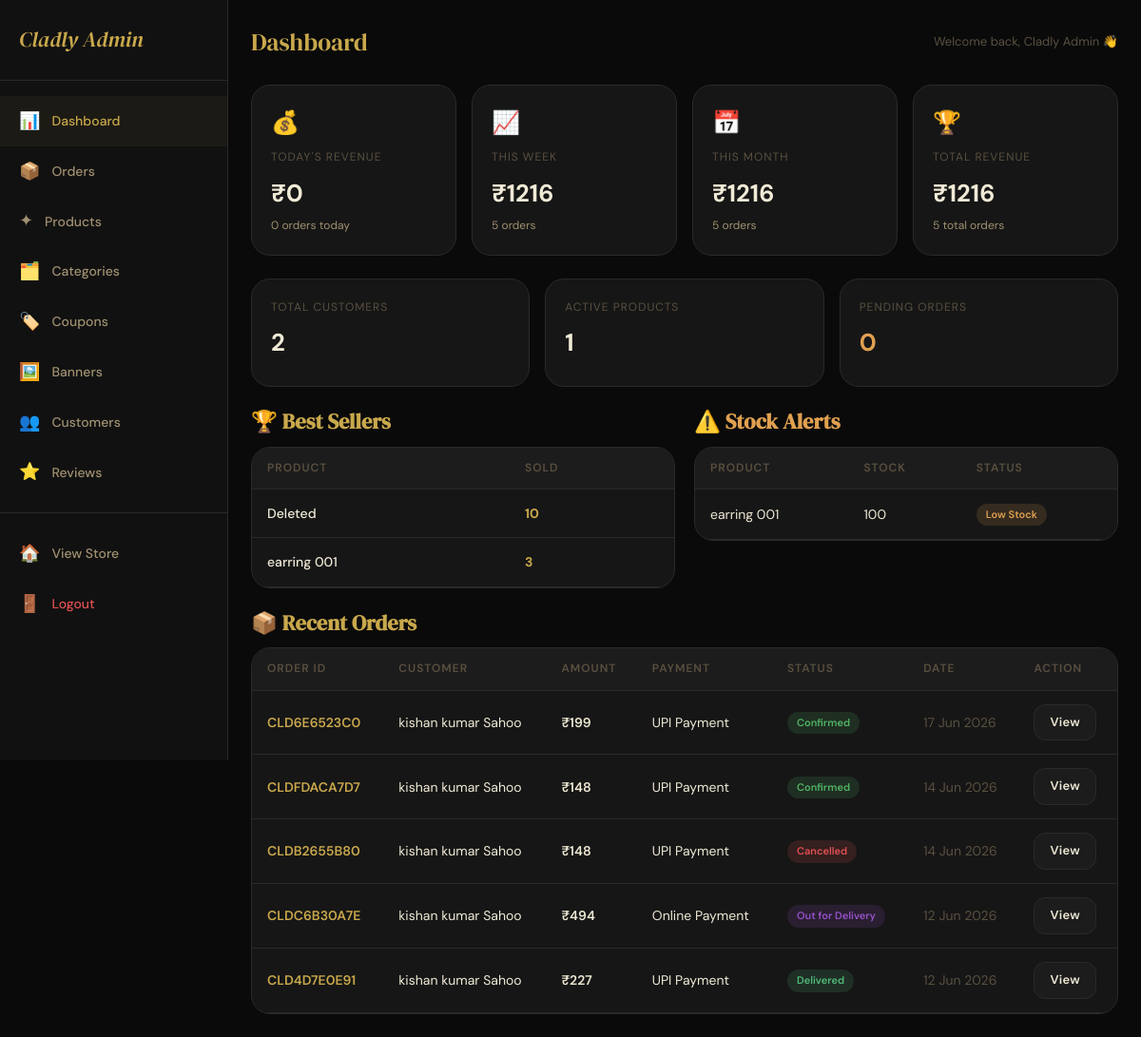
Screenshot of /admin-panel/ (signed in) with the database file from the repository.
### store/models.py (models this page shows, shortened)
class User(AbstractBaseUser, PermissionsMixin):
    full_name = models.CharField(max_length=150)
    email = models.EmailField(unique=True)
    mobile = models.CharField(max_length=15, unique=True, null=True, blank=True)
    is_active = models.BooleanField(default=True)
    is_staff = models.BooleanField(default=False)
    date_joined = models.DateTimeField(default=timezone.now)
    profile_image = models.ImageField(upload_to='profiles/', null=True, blank=True)
    referral_code = models.CharField(max_length=20, unique=True, blank=True)
    referred_by = models.ForeignKey('self', null=True, blank=True, on_delete=models.SET_NULL, related_name='referrals')
    referral_credits = models.DecimalField(max_digits=10, decimal_places=2, default=0)
    USERNAME_FIELD = 'email'
    REQUIRED_FIELDS = ['full_name']
    objects = UserManager()

class Product(models.Model):
    STOCK_STATUS = [
        ('in_stock', 'In Stock'),
        ('low_stock', 'Low Stock'),
        ('out_of_stock', 'Out of Stock'),
    ]
    name = models.CharField(max_length=200)
    slug = models.SlugField(unique=True)
    category = models.ForeignKey(Category, on_delete=models.SET_NULL, null=True, related_name='products')
    description = models.TextField()
    material = models.CharField(max_length=200, blank=True)
    color = models.CharField(max_length=100, blank=True)
    original_price = models.DecimalField(max_digits=10, decimal_places=2)
    selling_price = models.DecimalField(max_digits=10, decimal_places=2)
    local_market_price = models.DecimalField(max_digits=10, decimal_places=2, null=True, blank=True, help_text='local market Price')
    styling_tips = models.TextField(blank=True, null=True, help_text='Styling tips shown to customers on product page')
    stock_quantity = models.IntegerField(default=0)
    stock_status = models.CharField(max_length=20, choices=STOCK_STATUS, default='in_stock')
    is_active = models.BooleanField(default=True)
    is_new_arrival = models.BooleanField(default=False)
    is_best_seller = models.BooleanField(default=False)
    is_featured = models.BooleanField(default=False)
    delivery_days = models.IntegerField(default=1, help_text='Estimated delivery in days')
    tags = models.CharField(max_length=500, blank=True, help_text='Comma-separated tags')
    created_at = models.DateTimeField(auto_now_add=True)
    updated_at = models.DateTimeField(auto_now=True)
    class Meta:
        ordering = ['-created_at']

class Order(models.Model):
    STATUS_CHOICES = [
        ('placed', 'Order Placed'),
        ('confirmed', 'Confirmed'),
        ('packed', 'Packed'),
        ('out_for_delivery', 'Out for Delivery'),
        ('delivered', 'Delivered'),
        ('cancelled', 'Cancelled'),
    ]
    PAYMENT_CHOICES = [
        ('cod', 'Cash on Delivery'),
        ('upi', 'UPI Payment'),
        ('online', 'Online Payment'),
    ]
    order_id = models.CharField(max_length=20, unique=True)
    user = models.ForeignKey(User, on_delete=models.SET_NULL, null=True, related_name='orders')
    address = models.ForeignKey(Address, on_delete=models.SET_NULL, null=True)
    delivery_name = models.CharField(max_length=150)
    delivery_mobile = models.CharField(max_length=15)
    delivery_address = models.TextField()
    delivery_college = models.CharField(max_length=200, blank=True)
    delivery_city = models.CharField(max_length=100)
    delivery_pincode = models.CharField(max_length=10)
    subtotal = models.DecimalField(max_digits=10, decimal_places=2)
    delivery_charge = models.DecimalField(max_digits=10, decimal_places=2, default=0)
    discount_amount = models.DecimalField(max_digits=10, decimal_places=2, default=0)
    grand_total = models.DecimalField(max_digits=10, decimal_places=2)
    coupon = models.ForeignKey(Coupon, on_delete=models.SET_NULL, null=True, blank=True)
    coupon_code = models.CharField(max_length=50, blank=True)
    payment_method = models.CharField(max_length=20, choices=PAYMENT_CHOICES, default='cod')
    payment_status = models.BooleanField(default=False)
    payment_transaction_id = models.CharField(max_length=200, blank=True)
    razorpay_order_id = models.CharField(max_length=200, blank=True)
    razorpay_payment_id = models.CharField(max_length=200, blank=True)
    razorpay_signature = models.CharField(max_length=500, blank=True)
    status = models.CharField(max_length=30, choices=STATUS_CHOICES, default='placed')
    placed_at = models.DateTimeField(auto_now_add=True)
    updated_at = models.DateTimeField(auto_now=True)
    expected_delivery = models.DateField(null=True, blank=True)
    notes = models.TextField(blank=True)
    cancel_reason = models.TextField(blank=True)
    cancelled_at = models.DateTimeField(null=True, blank=True)
    class Meta:
        ordering = ['-placed_at']

### store/views.py (the view)
# urls.py: path('admin-panel/', views.admin_dashboard, name='admin_dashboard'),
@user_passes_test(is_admin, login_url='/login/')
def admin_dashboard(request):
    today = timezone.now().date()
    week_start = today - timedelta(days=7)
    month_start = today.replace(day=1)
    daily_orders = Order.objects.filter(placed_at__date=today)
    weekly_orders = Order.objects.filter(placed_at__date__gte=week_start)
    monthly_orders = Order.objects.filter(placed_at__date__gte=month_start)
    daily_revenue = daily_orders.aggregate(total=Sum('grand_total'))['total'] or 0
    weekly_revenue = weekly_orders.aggregate(total=Sum('grand_total'))['total'] or 0
    monthly_revenue = monthly_orders.aggregate(total=Sum('grand_total'))['total'] or 0
    total_revenue = Order.objects.aggregate(total=Sum('grand_total'))['total'] or 0
    best_sellers = OrderItem.objects.values(
        'product__name', 'product__id'
    ).annotate(total_sold=Sum('quantity')).order_by('-total_sold')[:10]
    low_stock = Product.objects.filter(stock_status='low_stock')
    out_of_stock = Product.objects.filter(stock_status='out_of_stock')
    pending_orders = Order.objects.filter(status='placed').count()
    total_customers = User.objects.filter(is_staff=False).count()
    total_products = Product.objects.filter(is_active=True).count()
    recent_orders = Order.objects.order_by('-placed_at')[:10]
    return render(request, 'store/admin/dashboard.html', {
        'daily_revenue': daily_revenue,
        'weekly_revenue': weekly_revenue,
        'monthly_revenue': monthly_revenue,
        'total_revenue': total_revenue,
        'daily_orders': daily_orders.count(),
        'weekly_orders': weekly_orders.count(),
        'monthly_orders': monthly_orders.count(),
        'total_orders': Order.objects.count(),
        'best_sellers': best_sellers,
        'low_stock': low_stock,
        'out_of_stock': out_of_stock,
        'pending_orders': pending_orders,
        'total_customers': total_customers,
        'total_products': total_products,
        'recent_orders': recent_orders,
    })

### store/context_processors.py (called while the page is built)
def cart_wishlist_count(request):
    cart_count = 0
    wishlist_count = 0
    notif_count = 0
    if request.user.is_authenticated:
        cart_count = Cart.objects.filter(user=request.user).count()
        wishlist_count = Wishlist.objects.filter(user=request.user).count()
        notif_count = Notification.objects.filter(user=request.user, is_read=False).count()
    else:
        session_key = request.session.session_key
        if session_key:
            cart_count = Cart.objects.filter(session_key=session_key).count()
    return {
        'cart_count': cart_count,
        'wishlist_count': wishlist_count,
        'notif_count': notif_count,
    }

def categories_list(request):
    categories = Category.objects.filter(is_active=True).order_by('order', 'name')
    return {'nav_categories': categories}

### store/views.py (called while the page is built)
def is_admin(user):
    return user.is_authenticated and user.is_staff

### store/templates/store/admin/dashboard.html (shortened to what this page needs)
{% extends 'store/admin/base_admin.html' %}
{% block admin_content %}
<div class="admin-header">
  <div class="admin-page-title">Dashboard</div>
  <div style="font-size:13px;color:var(--text-muted);">Welcome back, {{ request.user.full_name }} 👋</div>
</div>
<div class="stats-grid">
  <div class="stat-card">
    <div class="stat-card-icon">💰</div>
    <div class="stat-card-label">Today's Revenue</div>
    <div class="stat-card-value">₹{{ daily_revenue|floatformat:0 }}</div>
    <div class="stat-card-sub">{{ daily_orders }} orders today</div>
  </div>
  <div class="stat-card">
    <div class="stat-card-icon">📈</div>
    <div class="stat-card-label">This Week</div>
    <div class="stat-card-value">₹{{ weekly_revenue|floatformat:0 }}</div>
    <div class="stat-card-sub">{{ weekly_orders }} orders</div>
  </div>
  <div class="stat-card">
    <div class="stat-card-icon">📅</div>
    <div class="stat-card-label">This Month</div>
    <div class="stat-card-value">₹{{ monthly_revenue|floatformat:0 }}</div>
    <div class="stat-card-sub">{{ monthly_orders }} orders</div>
  </div>
  <div class="stat-card">
    <div class="stat-card-icon">🏆</div>
    <div class="stat-card-label">Total Revenue</div>
    <div class="stat-card-value">₹{{ total_revenue|floatformat:0 }}</div>
    <div class="stat-card-sub">{{ total_orders }} total orders</div>
  </div>
</div>
<div class="stats-grid" style="grid-template-columns:repeat(3,1fr);margin-bottom:24px;">
  <div class="stat-card">
    <div class="stat-card-label">Total Customers</div>
    <div class="stat-card-value">{{ total_customers }}</div>
  </div>
  <div class="stat-card">
    <div class="stat-card-label">Active Products</div>
    <div class="stat-card-value">{{ total_products }}</div>
  </div>
  <div class="stat-card">
    <div class="stat-card-label">Pending Orders</div>
    <div class="stat-card-value" style="color:var(--warning);">{{ pending_orders }}</div>
  </div>
</div>
<div style="display:grid;grid-template-columns:1fr 1fr;gap:20px;margin-bottom:24px;">
  <div>
    <h3 style="font-family:var(--font-display);color:var(--gold);margin-bottom:12px;">🏆 Best Sellers</h3>
    <div class="table-wrap">
      <table class="data-table">
        <thead><tr><th>Product</th><th>Sold</th></tr></thead>
        <tbody>
          {% for item in best_sellers %}
            <tr>
              <td style="font-weight:500;">{{ item.product__name|default:"Deleted"|truncatechars:30 }}</td>
              <td style="color:var(--gold);font-weight:700;">{{ item.total_sold }}</td>
            </tr>
          {% empty %}
            <tr><td colspan="2" style="text-align:center;color:var(--text-muted);">No sales yet</td></tr>
          {% endfor %}
        </tbody>
      </table>
    </div>
  </div>
  <div>
    <h3 style="font-family:var(--font-display);color:var(--warning);margin-bottom:12px;">⚠️ Stock Alerts</h3>
    <div class="table-wrap">
      <table class="data-table">
        <thead><tr><th>Product</th><th>Stock</th><th>Status</th></tr></thead>
        <tbody>
          {% for p in low_stock %}
            <tr>
              <td>{{ p.name|truncatechars:25 }}</td>
              <td>{{ p.stock_quantity }}</td>
              <td><span class="status-badge" style="background:rgba(224,160,80,0.15);color:var(--warning);">Low Stock</span></td>
            </tr>
          {% endfor %}
        </tbody>
      </table>
    </div>
  </div>
</div>
<h3 style="font-family:var(--font-display);color:var(--gold);margin-bottom:12px;">📦 Recent Orders</h3>
<div class="table-wrap">
  <table class="data-table">
    <thead>
      <tr>
        <th>Order ID</th><th>Customer</th><th>Amount</th><th>Payment</th><th>Status</th><th>Date</th><th>Action</th>
      </tr>
    </thead>
    <tbody>
      {% for order in recent_orders %}
        <tr>
          <td style="color:var(--gold);font-weight:600;">{{ order.order_id }}</td>
          <td>{{ order.delivery_name }}</td>
          <td style="font-weight:600;">₹{{ order.grand_total|floatformat:0 }}</td>
          <td>{{ order.get_payment_method_display }}</td>
          <td><span class="status-badge status-{{ order.status }}">{{ order.get_status_display }}</span></td>
          <td style="color:var(--text-muted);">{{ order.placed_at|date:"d M Y" }}</td>
          <td><a href="{% url 'admin_order_detail' order.order_id %}" class="btn btn-dark btn-sm">View</a></td>
        </tr>
      {% empty %}
        <tr><td colspan="7" style="text-align:center;color:var(--text-muted);">No orders yet</td></tr>
      {% endfor %}
    </tbody>
  </table>
</div>
{% endblock %}

### store/static/store/css/main.css (style rules this page uses)
:root { --gold: #C9A84C; --gold-light: #E8C96A; --gold-dark: #A07830; --gold-pale: #F5EDD6; --black: #0A0A0A; --black-soft: #111111; --black-card: #161616; --surface: #1C1C1C; --border: #2A2A2A; --border-gold: rgba(201,168,76,0.25); --text-primary: #F0EAD6; --text-secondary: #A09070; --text-muted: #5A5040; --white: #FFFFFF; --error: #E05050; --success: #50B878; --warning: #E0A050; --font-display: 'DM Serif Display', 'Playfair Display', Georgia, serif; --font-body: 'DM Sans', system-ui, sans-serif; --radius-sm: 6px; --radius: 12px; --radius-lg: 20px; --radius-xl: 32px; --shadow-gold: 0 4px 24px rgba(201,168,76,0.15); --shadow-deep: 0 8px 40px rgba(0,0,0,0.6); --shadow-card: 0 2px 16px rgba(0,0,0,0.4); --transition: 0.3s cubic-bezier(0.4, 0, 0.2, 1); }
body, .navbar, .category-nav, .product-card, .cart-item, .form-card, .checkout-section, .admin-sidebar, .stat-card, .table-wrap, footer.footer { transition: background-color 0.3s ease, border-color 0.3s ease, color 0.3s ease; }
*, *::before, *::after { box-sizing: border-box; margin: 0; padding: 0; }
html { scroll-behavior: smooth; -webkit-text-size-adjust: 100%; }
body { font-family: var(--font-body); background: var(--black); color: var(--text-primary); font-size: 15px; line-height: 1.6; overflow-x: hidden; }
a { color: var(--gold); text-decoration: none; transition: color var(--transition); }
h1, h2, h3 { font-family: var(--font-display); line-height: 1.2; }
h3 { font-size: clamp(1.1rem, 3vw, 1.4rem); }
.btn { display: inline-flex; align-items: center; justify-content: center; gap: 8px; padding: 12px 24px; border-radius: var(--radius); font-family: var(--font-body); font-size: 14px; font-weight: 600; border: none; cursor: pointer; transition: all var(--transition); text-decoration: none; letter-spacing: 0.3px; white-space: nowrap; }
.btn-dark { background: var(--surface); color: var(--text-primary); border: 1px solid var(--border); }
.btn-sm { padding: 8px 16px; font-size: 13px; }
.admin-header { display: flex; justify-content: space-between; align-items: center; margin-bottom: 24px; }
.admin-page-title { font-family: var(--font-display); font-size: 1.6rem; color: var(--gold); }
.stats-grid { display: grid; grid-template-columns: repeat(2, 1fr); gap: 16px; margin-bottom: 24px; }
@media (min-width: 900px) { .stats-grid { grid-template-columns: repeat(4, 1fr); } }
.stat-card { background: var(--black-card); border: 1px solid var(--border); border-radius: var(--radius-lg); padding: 20px; transition: border-color var(--transition); }
.stat-card-label { font-size: 12px; color: var(--text-muted); margin-bottom: 8px; text-transform: uppercase; letter-spacing: 1px; }
.stat-card-value { font-size: 1.6rem; font-weight: 700; color: var(--text-primary); margin-bottom: 4px; }
.stat-card-sub { font-size: 12px; color: var(--text-secondary); }
.stat-card-icon { font-size: 24px; color: var(--gold); margin-bottom: 8px; }
.data-table { width: 100%; border-collapse: collapse; }
.data-table th { background: var(--surface); padding: 12px 16px; text-align: left; font-size: 12px; color: var(--text-muted); font-weight: 600; text-transform: uppercase; letter-spacing: 1px; border-bottom: 1px solid var(--border); }
.data-table td { padding: 14px 16px; border-bottom: 1px solid var(--border); font-size: 14px; vertical-align: middle; }
.table-wrap { background: var(--black-card); border: 1px solid var(--border); border-radius: var(--radius-lg); overflow: hidden; overflow-x: auto; }
.status-badge { display: inline-block; padding: 3px 10px; border-radius: 20px; font-size: 11px; font-weight: 600; }
.status-confirmed { background: rgba(80,180,100,0.15); color: #50B464; }
.status-out_for_delivery { background: rgba(150,80,200,0.15); color: #9650C8; }
.status-delivered { background: rgba(80,184,120,0.15); color: var(--success); }
.status-cancelled { background: rgba(224,80,80,0.15); color: var(--error); }

### rows the page displays
User: user.full_name "Cladly Admin"
Product: name "earring 001", stock_quantity "100"
Order: order_id "CLD6E6523C0", delivery_name "kishan kumar Sahoo", grand_total "199", payment_method "UPI Payment", status "Confirmed", placed_at "17 Jun 2026"
Order: order_id "CLDFDACA7D7", delivery_name "kishan kumar Sahoo", grand_total "148", payment_method "UPI Payment", status "Confirmed", placed_at "14 Jun 2026"
Order: order_id "CLDB2655B80", delivery_name "kishan kumar Sahoo", grand_total "148", payment_method "UPI Payment", status "Cancelled", placed_at "14 Jun 2026"
Order: order_id "CLDC6B30A7E", delivery_name "kishan kumar Sahoo", grand_total "494", payment_method "Online Payment", status "Out for Delivery", placed_at "12 Jun 2026"
Order: order_id "CLD4D7E0E91", delivery_name "kishan kumar Sahoo", grand_total "227", payment_method "UPI Payment", status "Delivered", placed_at "12 Jun 2026"

### other values shown
{{ daily_revenue|floatformat:0 }} "0"
{{ daily_orders }} "0"
{{ weekly_revenue|floatformat:0 }} "1216"
{{ weekly_orders }} "5"
{{ monthly_revenue|floatformat:0 }} "1216"
{{ monthly_orders }} "5"
{{ total_revenue|floatformat:0 }} "1216"
{{ total_orders }} "5"
{{ total_customers }} "2"
{{ total_products }} "1"
{{ pending_orders }} "0"
{{ item.product__name|default:"Deleted"|truncatechars:30 }} "Deleted" "earring 001"
{{ item.total_sold }} "10" "3"
